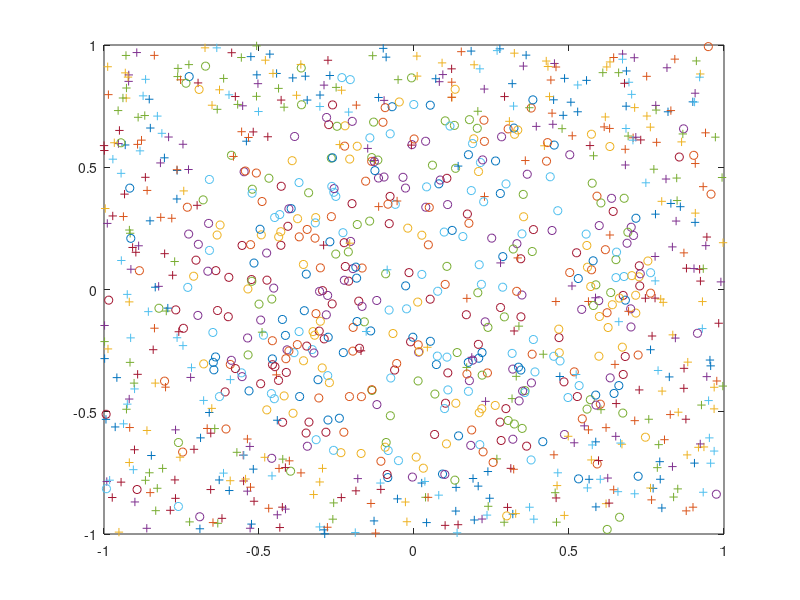

This chart was generated by the following MATLAB code:
% Tristan Née
% CS 156 Problem Set 2
% Questions 8

N = 100; % Amount of training points
N2 = 1000; % New, out of sample points
simulations = 10; % Amount of simulations to run
E_in = 0; % Keep track of amount of misclassified points
axis([-1,1,-1,1]) % Define the axis on which we graph
for s = 1:(simulations)
    % Construct matrix X.
    % First column of matrix X will be all ones, for all x0
    % Seond column will contain x coordinate of points
    % Third column will contain y coordinate of points
    X = ones(N, 3);
    count = 0;
    sideF = zeros(N, 1); % Points above line will be +1, below are -1
    for j = 1:(N)
        count = count + 1;
        x_cord = -1+2*rand(1,1); % x coordinate of point
        y_cord = -1+2*rand(1,1);% y coordinate of point
        X(count, 2) = x_cord; % Set x2 to x coordinate of point
        X(count, 3) = y_cord; % set x3 to y coordinate of point
        if ((x_cord^2) + (y_cord^2) > .6)            
            sideF(count) = 1;
        else
            sideF(count) = -1;
        end
    end
    random_list = ones(1, N/10);
    count = 0;
    for j = 1:(N/10)        
        count = count + 1;
        % Select random point to flip sign
        random = 1 + floor((N)*rand(1,1));
        sideF(random) = sideF(random) * -1; % Swap the sign
    end
    
    count = 0;
    for j = 1:(N)
        count = count + 1;
        if (sideF(count) == 1)
            plot(X(count, 2), X(count, 3), '+'); hold on;
        else
            plot(X(count, 2), X(count, 3), 'o'); hold on;
        end
    end
    
    pX = pinv(X); % Calculate pseudo inverse of X
    W = pX*sideF; % Weight vector

    count = 0;
    misclassified = 0;
    for j = 1:(N)
        count = count + 1;
        if (sign(dot([X(count, 1), X(count, 2), X(count, 3)], W)) ~= sideF(count))
            misclassified = misclassified + 1;
        end
    end
    E_in = E_in + misclassified/N;
    
end
E_in_average = E_in/simulations
